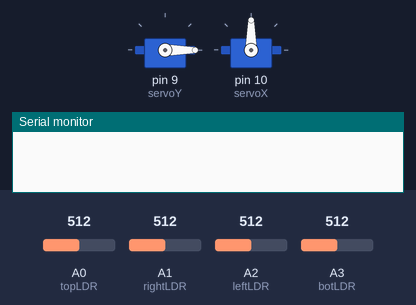
The sketch below on a simulated Arduino Uno, built with avr-gcc and run on an emulated ATmega328P. Shown: 2 × servo, the last lines printed to the serial monitor. Inputs (shaded band) come from the test bench; at power-on: A1 (rightLDR) = 512, A0 (topLDR) = 512, A2 (leftLDR) = 512, A3 (botLDR) = 512.

Above: at 0.1 s.
At 2.2 s:
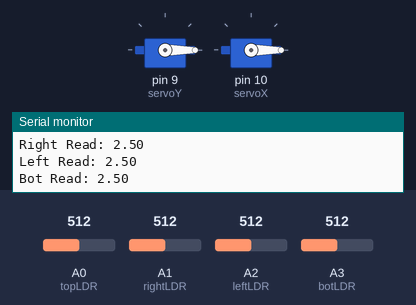
2.3 s: A1 (rightLDR) set to 532
At 13.8 s:
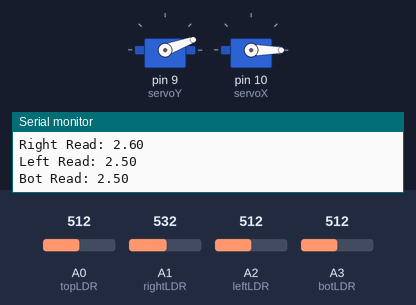
Timing chart, 0 to 15.5 s (numbered marks = the images above; inputs shaded):
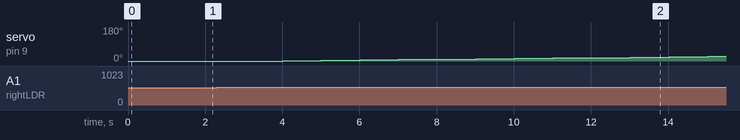

The sketch:

sketch_nov11a.ino
```cpp
#include <Arduino.h>
#include <Servo.h>

Servo servoY;
Servo servoX;
// gora prawo lewo dol
//
int topLDR = A0;
int rightLDR = A1;
int leftLDR = A2;
int botLDR = A3;

int topRead = 0;
int rightRead = 0;
int leftRead = 0;
int botRead = 0;

int thresholdValue = 10;

void setup(){
  Serial.begin(9600);

  servoY.attach(9);
  servoX.attach(10);

  servoY.write(0);
  delay(500);
  servoX.write(0);
  delay(500);
}

void loop(){
  topRead = analogRead(topLDR);
  rightRead = analogRead(rightLDR);
  leftRead = analogRead(leftLDR);
  botRead = analogRead(botLDR);

  int diffY = rightRead - leftRead;
  int diffX = topRead - botRead;

  Serial.print("Top Read: ");
  Serial.println(topRead * 5.0/1023);
  Serial.print("Right Read: ");
  Serial.println(rightRead * 5.0/1023);
  Serial.print("Left Read: ");
  Serial.println(leftRead * 5.0/1023);
  Serial.print("Bot Read: ");
  Serial.println(botRead * 5.0/1023);
  delay(1000);

  /*Serial.println("Diff Y:");
  Serial.println(diffY);
  Serial.println("Diff X:");
  Serial.println(diffX);
  */

  if(abs(diffY) >= thresholdValue){
    if(diffY > 0){
      if(servoY.read() < 180){
        servoY.write(servoY.read() + 2);
      }
    }

    if(diffY < 0){
      if(servoY.read() > 0){
        servoY.write(servoY.read() - 2);
      }
    }
  }

  if(abs(diffX) >= thresholdValue){
    if(diffX > 0){
      if(servoX.read() < 180){
        servoX.write(servoX.read() - 2);
      }
    }

    if(diffX < 0){
      if(servoX.read() > 0){
        servoX.write(servoX.read() + 2);
      }
    }
  }

}
```

Measured:
- the behaviour switches between 521 and 522 on A1 (rightLDR) (found by bisection; images 1 and 2)
- after the input at 2.3 s, servo on pin 9 (servoY): moves from 0° to 24° over 11.0 s, starting after 1.7 s
